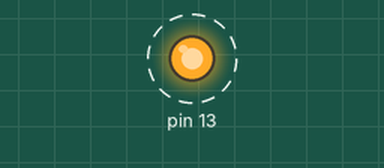
This sketch was run on a simulated Arduino Uno, built with avr-gcc and run on an emulated ATmega328P. Parts: output pins drawn as LEDs (lit = HIGH). Dashed ring = blinking. What the sketch prints to the serial monitor is not drawn.

Above: at 0.9 s.
Timing chart, 0 to 4.5 s (numbered marks = the images above):
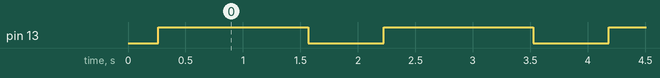

Measured:
- by itself, pin 13: alternates HIGH for 1.3 s and LOW for 0.66 s

The sketch:

timer_Sin.ino
```cpp
float t=0.0;
float amp =0.001;
boolean on=false;

void setup() {
  // put your setup code here, to run once:
  Serial.begin(9600);
  pinMode(A0,INPUT);
  pinMode(13,OUTPUT);
}

void loop() {
  // put your main code here, to run repeatedly:

//timer function
 amp=0.1;//set On time
 float off=0.5;  //offtime 0 - 1, 0 always on
 abs(sin(amp*t))>off? digitalWrite(13,HIGH) : digitalWrite(13,LOW);
 t+=0.1;
 Serial.println(amp);
}
```
